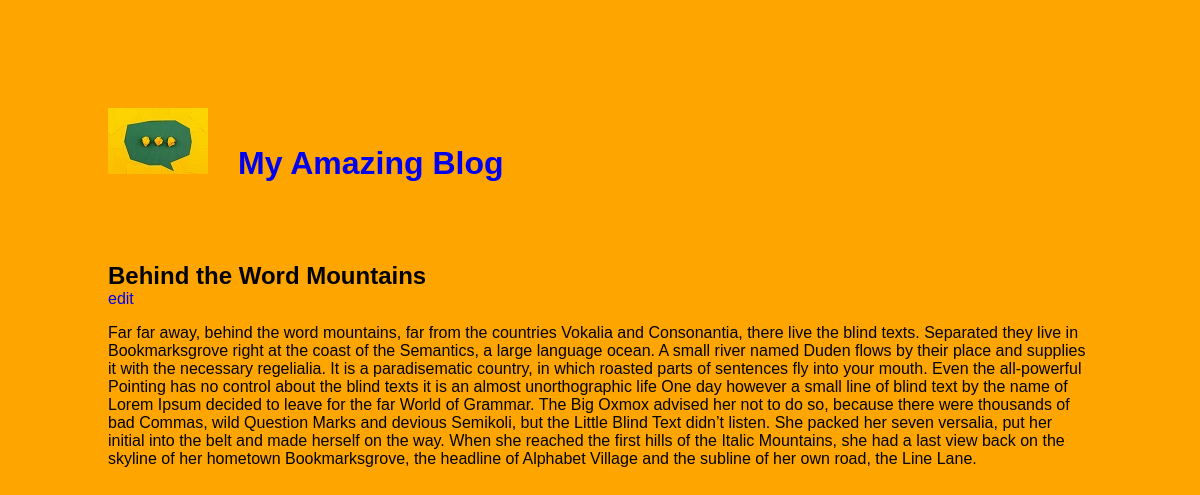
The app's page /read.php?id=11 with its own data.
### tables this page shows
CREATE TABLE `blog` (
  `id` int(11) NOT NULL,
  `title` varchar(100) NOT NULL,
  `timestamp` timestamp NOT NULL DEFAULT current_timestamp() ON UPDATE current_timestamp(),
  `content` varchar(5000) NOT NULL
);

### read.php (the view, shortened to what this page needs)
<?php
    require('connect.php');
    if($_GET && !empty($_GET['id']))
    {
        $id = filter_input(INPUT_GET, 'id', FILTER_VALIDATE_INT);
        $query = "SELECT * FROM blog WHERE id ="."{$id}";
        $statement = $db->prepare($query);
        $statement->execute();
        $row = $statement->fetch();
    }
 ?>
 <!DOCTYPE html>
 <html>
<head>
    <link rel="stylesheet" type="text/css" href="styles.css" />
</head>
<body>
    <?php include('common.php') ?>
    <?php if($_GET && !empty($_GET['id'])): ?>
        <div class="entry">
            <h2><?= $row['title'] ?></h2>
            <a href="edit.php?id=<?= "{$row['id']}" ?>">edit</a>
            <p><?= $row['content'] ?></p>
        </div>
    <?php endif ?>
 </body>
 </html>

### styles.css (style rules this page uses)
html { background-color: orange; font-family: sans-serif; margin: 100px; }
a { text-decoration: none; }
.entry { padding-top: 30px; }
h1, h2, h3, h4, h5, h6 { margin: 0px; padding: 0px; }

### records on screen
blog: title "Behind the Word Mountains", content "Far far away, behind the word mountains, far from the countries Vokalia and Consonantia, there live the blind texts. Separated they live in Bookmarksgrove right at the coast of the Semantics, a large language ocean. A small river named Duden flows by their place and supplies it with the necessary regelialia. It is a paradisematic country, in which roasted parts of sentences fly into your mouth. Even the all-powerful Pointing has no control about the blind texts it is an almost unorthographic life One day however a small line of blind text by the name of Lorem Ipsum decided to leave for the far World of Grammar. The Big Oxmox advised her not to do so, because there were thousands of bad…"
